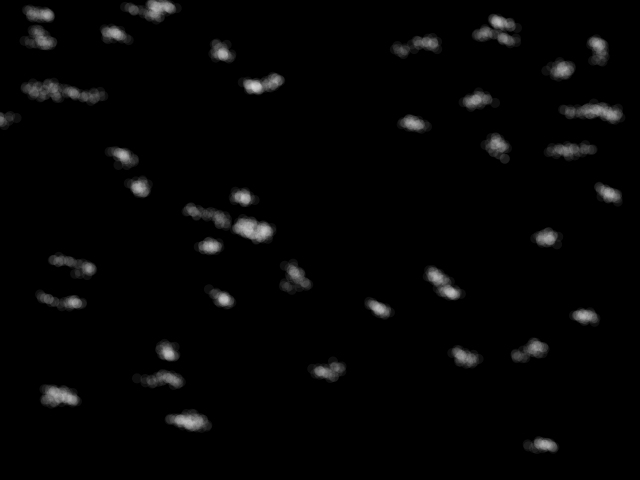
Frame 1 (no input)
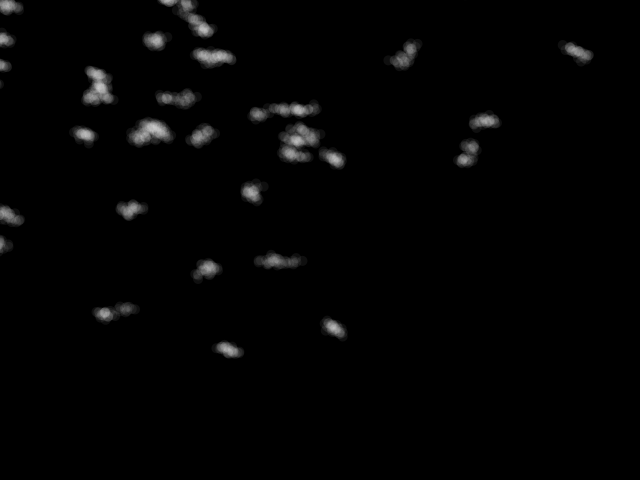
Frame 60 (the mouse pressed at the canvas centre just before this capture)
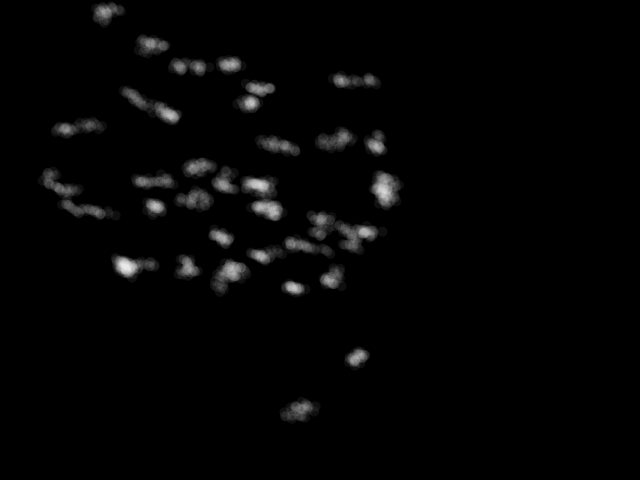
Frame 120 (the mouse held since frame 60 and released just before this capture)

The Processing sketch that drew these frames (run headless with seeded random() and noise(); from frame 60 on, the mouse is pressed at the canvas centre):

// Processing sketch: processing_167080
// ── processing_167080.pde

Spot[] spots;
int count;


void setup(){
  size(640,480);
  frameRate(30);
  smooth();
  count = 50;
  spots = new Spot[count];
  for (int j=0;j<count;j++){
    spots[j] = new Spot();
  }
}

void draw(){
  background(0);

  for (int k = 0; k<spots.length;k++){
    spots[k].update();
    spots[k].display();
  }
}


class Spot {
  PVector location;
  PVector velocity;
  PVector acceleration;
  float osc = 1;
  float topspeed;
  float path = 35;
  
  Spot() {
    location = new PVector(random(width),random(height));
    velocity = new PVector(0,0);
    topspeed = 4;
  }
    void update() {
      PVector mouse = new PVector(mouseX, mouseY);
      PVector dir = PVector.sub(mouse,location);
      dir.normalize();
      dir.mult(0.25);
      acceleration = dir;
      
      velocity.add(acceleration);
      velocity.limit(topspeed);
      location.add(velocity);
    }
      
    void display() {
      for (int i = 1; i<=path; i++) {
        noStroke();
        fill(255, 15);
        ellipse(location.x, location.y,10,10);
        location.x = location.x + osc*random(10);
        location.y = location.y + osc*random(5);
        osc = -osc;
        
      }
    }
  }
